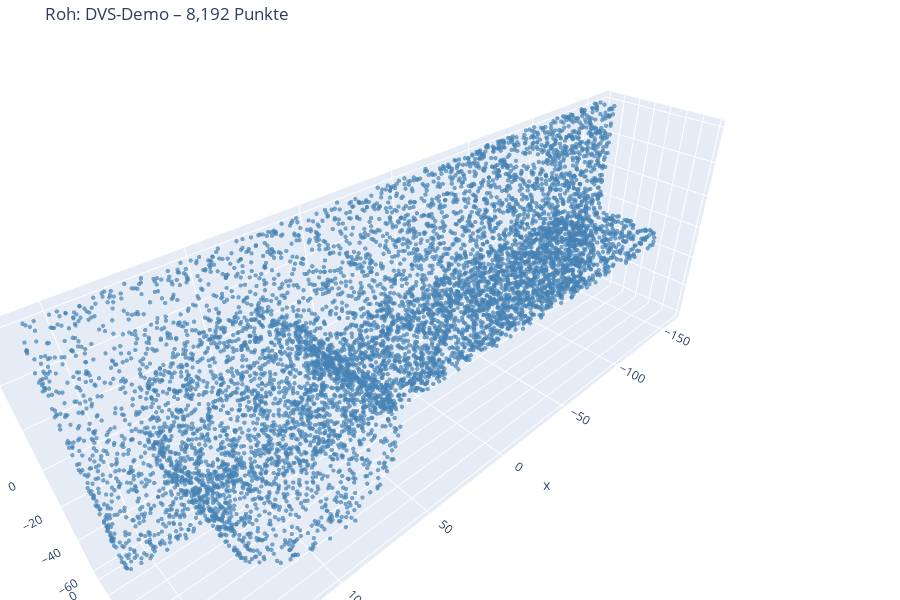

Notebook cell for this chart:
### Markdown cell above
## 4 – Rohe CAD-Punktwolke

### Code cell
plot_single(pcd_raw, f'Roh: {STEP_FILE.stem}', color='steelblue')

### Figure 1 — Plotly figure (JSON) as saved in the notebook; plotly's stock layout.template omitted (floating-point values rounded to 4 significant figures; data arrays with more than 128 entries replaced by an {"elided": "..."} marker saying what was removed)
{"data": [{"marker": {"color": "steelblue", "opacity": 0.7, "size": 1.5}, "mode": "markers", "name": "8,192 Punkte", "type": "scatter3d", "x": {"elided": "8192 float values"}, "y": {"elided": "8192 float values"}, "z": {"elided": "8192 float values"}}], "layout": {"height": 600, "margin": {"b": 0, "l": 0, "r": 0, "t": 40}, "scene": {"aspectmode": "data"}, "title": {"text": "Roh: DVS-Demo – 8,192 Punkte"}}}
